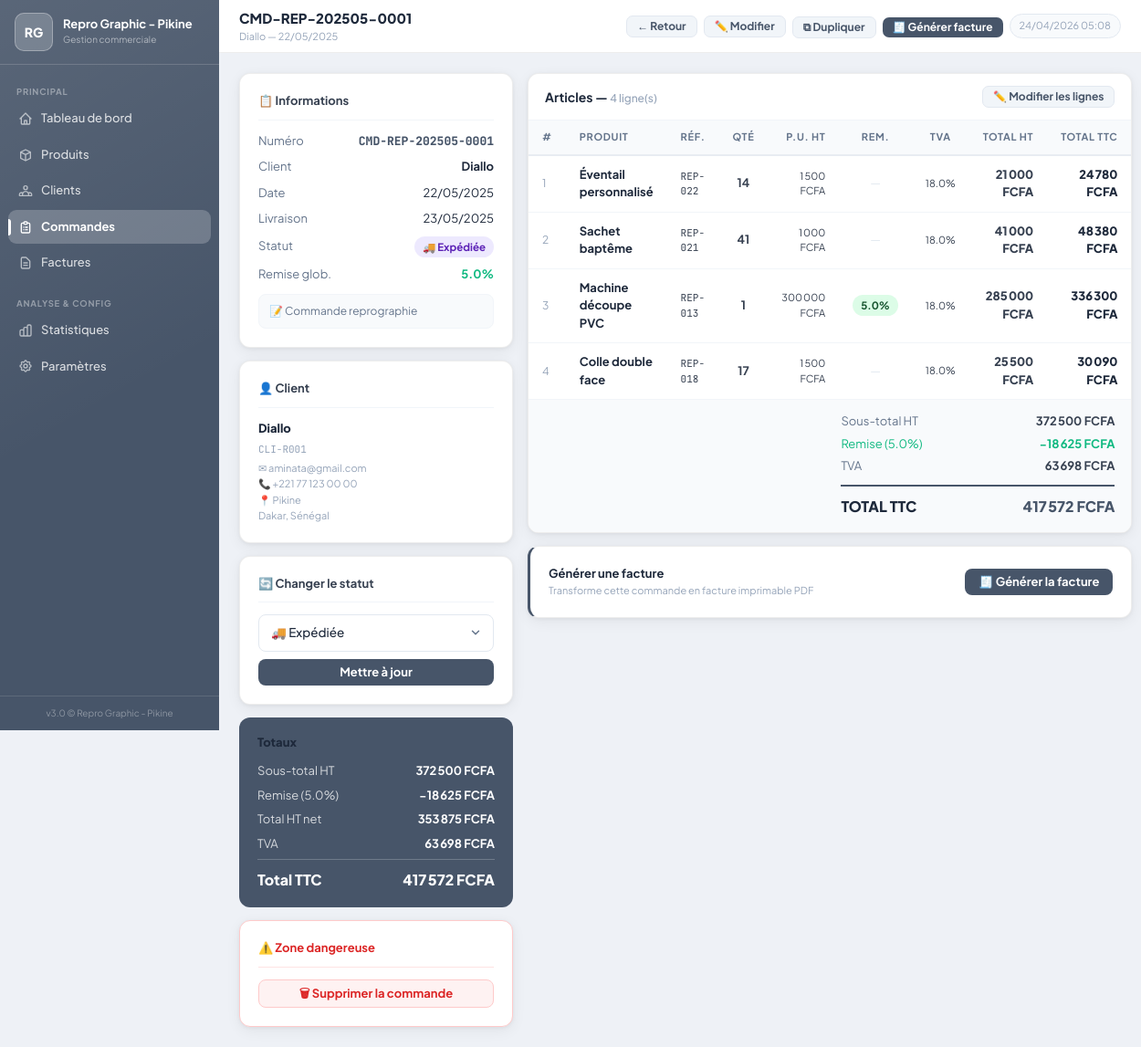
Screenshot of /commandes/1 with the database file from the repository.
### tables this page shows
CREATE TABLE parametres (
        cle TEXT PRIMARY KEY,
        valeur TEXT
    );

CREATE TABLE commandes (
        id INTEGER PRIMARY KEY AUTOINCREMENT,
        numero TEXT NOT NULL UNIQUE,
        client_id INTEGER NOT NULL REFERENCES clients(id),
        date_commande TEXT DEFAULT (datetime('now')),
        date_livraison TEXT,
        statut TEXT DEFAULT 'en_attente',
        remise_globale REAL DEFAULT 0,
        notes TEXT,
        created_at TEXT DEFAULT (datetime('now'))
    );

CREATE TABLE clients (
        id INTEGER PRIMARY KEY AUTOINCREMENT,
        code TEXT NOT NULL UNIQUE,
        nom TEXT NOT NULL,
        prenom TEXT,
        email TEXT,
        telephone TEXT,
        adresse TEXT,
        ville TEXT,
        pays TEXT DEFAULT 'Sénégal',
        type_client TEXT DEFAULT 'particulier',
        remise REAL DEFAULT 0,
        actif INTEGER DEFAULT 1,
        created_at TEXT DEFAULT (datetime('now'))
    );

CREATE TABLE lignes_commande (
        id INTEGER PRIMARY KEY AUTOINCREMENT,
        commande_id INTEGER NOT NULL REFERENCES commandes(id) ON DELETE CASCADE,
        produit_id INTEGER NOT NULL REFERENCES produits(id),
        quantite INTEGER NOT NULL DEFAULT 1,
        prix_unitaire REAL NOT NULL,
        remise REAL DEFAULT 0,
        tva REAL DEFAULT 18
    );

CREATE TABLE produits (
        id INTEGER PRIMARY KEY AUTOINCREMENT,
        reference TEXT NOT NULL UNIQUE,
        nom TEXT NOT NULL,
        description TEXT,
        categorie_id INTEGER REFERENCES categories(id),
        prix_achat REAL DEFAULT 0,
        prix_vente REAL NOT NULL,
        tva REAL DEFAULT 18,
        stock INTEGER DEFAULT 0,
        stock_min INTEGER DEFAULT 5,
        unite TEXT DEFAULT 'unité',
        actif INTEGER DEFAULT 1,
        created_at TEXT DEFAULT (datetime('now'))
    );

### app.py (the view)
@app.route('/commandes/<int:id>')
def voir_commande(id):
    db = get_db()
    commande = db.execute("""SELECT c.*, cl.nom as client_nom, cl.email as client_email, cl.telephone as client_tel,
               cl.adresse as client_adresse, cl.ville as client_ville, cl.pays as client_pays, cl.code as client_code
        FROM commandes c JOIN clients cl ON cl.id=c.client_id WHERE c.id=?""", (id,)).fetchone()
    if not commande: flash('Commande introuvable.','danger'); return redirect(url_for('commandes'))
    totaux  = commande_totaux(id)
    facture = db.execute("SELECT * FROM factures WHERE commande_id=?", (id,)).fetchone()
    return render_template('commande_detail.html', commande=commande, totaux=totaux,
                           facture=facture, params=get_all_params())

### templates/commande_detail.html (shortened to what this page needs)
{% extends 'base.html' %}
{% block page_title %}{{ commande.numero }}{% endblock %}
{% block page_subtitle %}{{ commande.client_nom }} — {{ commande.date_commande | fmt_date }}{% endblock %}
{% block header_actions %}
  <a href="/commandes" class="btn btn-s btn-sm">← Retour</a>
  {% if commande.statut not in ('livree','annulee') %}
    <a href="/commandes/{{ commande.id }}/modifier" class="btn btn-s btn-sm">✏️ Modifier</a>
  {% endif %}
  <form method="post" action="/commandes/{{ commande.id }}/dupliquer" style="display:inline">
    <button class="btn btn-s btn-sm" title="Dupliquer cette commande">⧉ Dupliquer</button>
  </form>
  {% if not facture %}
    <form method="post" action="/factures/generer/{{ commande.id }}" style="display:inline">
      <button class="btn btn-p btn-sm">🧾 Générer facture</button>
    </form>
  {% else %}
    <a href="/factures/{{ facture.id }}" class="btn btn-p btn-sm">🧾 Voir facture</a>
  {% endif %}
{% endblock %}
{% block content %}
{% set devise = params.get('devise','FCFA') %}
<div style="display:grid;grid-template-columns:300px 1fr;gap:16px;align-items:start" class="mob-stack">
  <div style="display:flex;flex-direction:column;gap:14px">
    <div class="card">
      <div class="sect-t">📋 Informations</div>
      <dl style="font-size:13px;display:flex;flex-direction:column;gap:9px">
        <div style="display:flex;justify-content:space-between;align-items:center">
          <dt style="color:#64748b">Numéro</dt>
          <dd class="mono tp" style="font-weight:750">{{ commande.numero }}</dd>
        </div>
        <div style="display:flex;justify-content:space-between;align-items:center">
          <dt style="color:#64748b">Client</dt>
          <dd style="font-weight:700;color:#1e293b">{{ commande.client_nom }}</dd>
        </div>
        <div style="display:flex;justify-content:space-between">
          <dt style="color:#64748b">Date</dt><dd>{{ commande.date_commande | fmt_date }}</dd>
        </div>
        <div style="display:flex;justify-content:space-between">
          <dt style="color:#64748b">Livraison</dt>
          <dd>{{ commande.date_livraison | fmt_date or '—' }}</dd>
        </div>
        <div style="display:flex;justify-content:space-between;align-items:center">
          <dt style="color:#64748b">Statut</dt>
          <dd>{{ commande.statut | statut_badge | safe }}</dd>
        </div>
        {% if commande.remise_globale > 0 %}
        <div style="display:flex;justify-content:space-between">
          <dt style="color:#64748b">Remise glob.</dt>
          <dd style="color:#10b981;font-weight:700">{{ commande.remise_globale }}%</dd>
        </div>
        {% endif %}
      </dl>
      {% if commande.notes %}
      <div style="margin-top:12px;padding:9px 11px;background:#f8fafc;border-radius:8px;font-size:12px;color:#64748b;border:1px solid #f1f5f9">
        📝 {{ commande.notes }}
      </div>
      {% endif %}
    </div>
    <div class="card">
      <div class="sect-t">👤 Client</div>
      <div style="font-size:13px">
        <div style="font-weight:750;color:#1e293b;margin-bottom:5px">{{ commande.client_nom }}</div>
        <div class="mono sub-t" style="margin-bottom:4px">{{ commande.client_code }}</div>
        {% if commande.client_email %}<div class="sub-t">✉ {{ commande.client_email }}</div>{% endif %}
        {% if commande.client_tel %}<div class="sub-t">📞 {{ commande.client_tel }}</div>{% endif %}
        {% if commande.client_adresse %}<div class="sub-t">📍 {{ commande.client_adresse }}</div>{% endif %}
        {% if commande.client_ville %}
        <div class="sub-t">{{ commande.client_ville }}{% if commande.client_pays %}, {{ commande.client_pays }}{% endif %}</div>
        {% endif %}
      </div>
    </div>
    {% if commande.statut not in ('livree','annulee') %}
    <div class="card">
      <div class="sect-t">🔄 Changer le statut</div>
      <form method="post" action="/commandes/{{ commande.id }}/statut" style="display:flex;flex-direction:column;gap:8px">
        <select name="statut" class="finput">
          {% for sv,sl in [('en_attente','⏳ En attente'),('confirmee','✓ Confirmée'),('expediee','🚚 Expédiée'),('livree','✅ Livrée'),('annulee','✗ Annulée')] %}
          <option value="{{ sv }}" {% if commande.statut==sv %}selected{% endif %}>{{ sl }}</option>
          {% endfor %}
        </select>
        <button type="submit" class="btn btn-p btn-blk">Mettre à jour</button>
      </form>
    </div>
    {% endif %}
    <div class="sumbox">
      <div style="font-size:13px;font-weight:750;margin-bottom:12px">Totaux</div>
      <div class="sr"><span>Sous-total HT</span><span class="sv">{{ totaux.ht | fmt_currency(devise) }}</span></div>
      {% if totaux.remise_globale > 0 %}
      <div class="sr"><span>Remise ({{ totaux.remise_globale }}%)</span>
        <span class="sv">−{{ totaux.remise_montant | fmt_currency(devise) }}</span></div>
      {% endif %}
      <div class="sr"><span>Total HT net</span><span class="sv">{{ totaux.ht_net | fmt_currency(devise) }}</span></div>
      <div class="sr"><span>TVA</span><span class="sv">{{ totaux.tva | fmt_currency(devise) }}</span></div>
      <div class="st"><span>Total TTC</span><span>{{ totaux.ttc | fmt_currency(devise) }}</span></div>
    </div>
    <div class="card" style="border-color:#fecaca">
      <div class="sect-t" style="color:#dc2626;border-color:#fee2e2">⚠️ Zone dangereuse</div>
      <form method="post" action="/commandes/{{ commande.id }}/supprimer"
            onsubmit="return confirm('Supprimer définitivement la commande {{ commande.numero }} ? Le stock sera restauré.')">
        <button class="btn btn-del btn-blk">🗑 Supprimer la commande</button>
      </form>
    </div>
  </div>
  <div style="display:flex;flex-direction:column;gap:14px">
    <div class="card" style="padding:0;overflow:hidden">
      <div style="padding:13px 18px;border-bottom:1px solid #f1f5f9;display:flex;align-items:center;justify-content:space-between">
        <span style="font-size:14px;font-weight:700;color:#1e293b">
          Articles —
          <span style="font-size:12px;color:#94a3b8;font-weight:500">{{ totaux.lignes | length }} ligne(s)</span>
        </span>
        {% if commande.statut not in ('livree','annulee') %}
        <a href="/commandes/{{ commande.id }}/modifier" class="btn btn-s btn-sm">
          ✏️ Modifier les lignes
        </a>
        {% endif %}
      </div>
      <div class="twrap">
        <table class="dtable">
          <thead><tr>
            <th>#</th>
            <th>Produit</th>
            <th class="mob-hide">Réf.</th>
            <th class="tc">Qté</th>
            <th class="tr">P.U. HT</th>
            <th class="tc mob-hide">Rem.</th>
            <th class="tc mob-hide">TVA</th>
            <th class="tr">Total HT</th>
            <th class="tr mob-hide">Total TTC</th>
          </tr></thead>
          <tbody>
          {% for l in totaux.lignes %}
          {% set ht_l  = l.quantite * l.prix_unitaire * (1 - l.remise/100) %}
          {% set ttc_l = ht_l * (1 + l.tva/100) %}
          <tr>
            <td style="color:#94a3b8;font-size:12px">{{ loop.index }}</td>
            <td>
              <div style="font-weight:650;color:#1e293b">{{ l.produit_nom }}</div>
            </td>
            <td class="mono sub-t mob-hide" style="font-size:11px">{{ l.produit_ref }}</td>
            <td class="tc" style="font-weight:700">{{ l.quantite }}</td>
            <td class="tr sub-t">{{ l.prix_unitaire | fmt_currency(devise) }}</td>
            <td class="tc mob-hide">
              {% if l.remise > 0 %}<span class="badge bg-g">{{ l.remise }}%</span>{% else %}<span style="color:#e2e8f0">—</span>{% endif %}
            </td>
            <td class="tc mob-hide sub-t">{{ l.tva }}%</td>
            <td class="tr" style="font-weight:750">{{ ht_l | fmt_currency(devise) }}</td>
            <td class="tr mob-hide" style="font-weight:750;color:#1e293b">{{ ttc_l | fmt_currency(devise) }}</td>
          </tr>
          {% endfor %}
          </tbody>
        </table>
      </div>
      <div style="padding:14px 18px 16px;background:#f8fafc;border-top:1px solid #f1f5f9">
        <div style="margin-left:auto;max-width:300px;font-size:13px">
          <div style="display:flex;justify-content:space-between;color:#64748b;margin-bottom:5px">
            <span>Sous-total HT</span><span style="font-weight:650;color:#374151">{{ totaux.ht | fmt_currency(devise) }}</span>
          </div>
          {% if totaux.remise_globale > 0 %}
          <div style="display:flex;justify-content:space-between;color:#10b981;margin-bottom:5px">
            <span>Remise ({{ totaux.remise_globale }}%)</span>
            <span style="font-weight:650">−{{ totaux.remise_montant | fmt_currency(devise) }}</span>
          </div>
          {% endif %}
          <div style="display:flex;justify-content:space-between;color:#64748b;margin-bottom:10px">
            <span>TVA</span><span style="font-weight:650;color:#374151">{{ totaux.tva | fmt_currency(devise) }}</span>
          </div>
          <div style="display:flex;justify-content:space-between;font-size:16px;font-weight:800;padding-top:10px;border-top:2px solid var(--p)">
            <span>TOTAL TTC</span>
            <span style="color:var(--p)">{{ totaux.ttc | fmt_currency(devise) }}</span>
          </div>
        </div>
      </div>
    </div>
    {% if not facture %}
    <div class="card" style="border-left:3px solid var(--p)">
      <div style="display:flex;align-items:center;justify-content:space-between;flex-wrap:wrap;gap:10px">
        <div>
          <div style="font-size:13px;font-weight:700;color:#1e293b">Générer une facture</div>
          <div class="sub-t">Transforme cette commande en facture imprimable PDF</div>
        </div>
        <form method="post" action="/factures/generer/{{ commande.id }}">
          <button class="btn btn-p">🧾 Générer la facture</button>
        </form>
      </div>
    </div>
    {% endif %}
  </div>
</div>
{% endblock %}

### templates/base.html (shortened to what this page needs)
<!DOCTYPE html>
<html lang="fr">
<head>
<script src="https://cdn.tailwindcss.com"></script>
</head>
<body>
<aside class="sb" id="sb">
  <div class="sb-brand">
    <div class="sb-logo">
      {% if logo_url %}
        <img src="{{ logo_url }}" alt="Logo">
      {% else %}
        {{ params.get('logo_text','MB') }}
      {% endif %}
    </div>
    <div style="overflow:hidden">
      <div class="sb-name">{{ params.get('boutique_nom','Ma Boutique') }}</div>
      <div class="sb-sub">Gestion commerciale</div>
    </div>
  </div>
  <nav class="sb-nav">
    <div class="nav-sep">Principal</div>
    <a href="/" class="nl {% if request.path=='/' %}on{% endif %}">
      <svg class="w-4 h-4" fill="none" stroke="currentColor" viewBox="0 0 24 24" stroke-width="2"><path stroke-linecap="round" stroke-linejoin="round" d="M3 12l2-2m0 0l7-7 7 7M5 10v10a1 1 0 001 1h3m10-11l2 2m-2-2v10a1 1 0 01-1 1h-3m-6 0a1 1 0 001-1v-4a1 1 0 011-1h2a1 1 0 011 1v4a1 1 0 001 1m-6 0h6"/></svg>
      Tableau de bord
    </a>
    <a href="/produits" class="nl {% if '/produits' in request.path %}on{% endif %}">
      <svg class="w-4 h-4" fill="none" stroke="currentColor" viewBox="0 0 24 24" stroke-width="2"><path stroke-linecap="round" stroke-linejoin="round" d="M20 7l-8-4-8 4m16 0l-8 4m8-4v10l-8 4m0-10L4 7m8 4v10M4 7v10l8 4"/></svg>
      Produits
    </a>
    <a href="/clients" class="nl {% if '/clients' in request.path %}on{% endif %}">
      Clients
    </a>
    <a href="/commandes" class="nl {% if '/commandes' in request.path %}on{% endif %}">
      <svg class="w-4 h-4" fill="none" stroke="currentColor" viewBox="0 0 24 24" stroke-width="2"><path stroke-linecap="round" stroke-linejoin="round" d="M9 5H7a2 2 0 00-2 2v12a2 2 0 002 2h10a2 2 0 002-2V7a2 2 0 00-2-2h-2M9 5a2 2 0 002 2h2a2 2 0 002-2M9 5a2 2 0 012-2h2a2 2 0 012 2m-3 7h3m-3 4h3m-6-4h.01M9 16h.01"/></svg>
      Commandes
    </a>
    <a href="/factures" class="nl {% if '/factures' in request.path %}on{% endif %}">
      <svg class="w-4 h-4" fill="none" stroke="currentColor" viewBox="0 0 24 24" stroke-width="2"><path stroke-linecap="round" stroke-linejoin="round" d="M9 12h6m-6 4h6m2 5H7a2 2 0 01-2-2V5a2 2 0 012-2h5.586a1 1 0 01.707.293l5.414 5.414a1 1 0 01.293.707V19a2 2 0 01-2 2z"/></svg>
      Factures
    </a>
    <div class="nav-sep" style="margin-top:6px">Analyse &amp; Config</div>
    <a href="/statistiques" class="nl {% if '/statistiques' in request.path %}on{% endif %}">
      Statistiques
    </a>
    <a href="/parametres" class="nl {% if '/parametres' in request.path %}on{% endif %}">
      Paramètres
    </a>
  </nav>
  <div class="sb-foot">v3.0 &copy; {{ params.get('boutique_nom','') }}</div>
</aside>
<div class="mw" id="mw">
  <header class="tb">
    <div class="tb-left">
      <div style="overflow:hidden">
        <div class="tb-title">{% block page_title %}{% endblock %}</div>
        <div class="tb-sub">{% block page_subtitle %}{% endblock %}</div>
      </div>
    </div>
    <div class="tb-right">
      {% block header_actions %}{% endblock %}
      <span class="tb-clock">{{ now }}</span>
    </div>
  </header>
  <main class="pc">{% block content %}{% endblock %}</main>
</div>
</body>
</html>

### rows the page displays
parametres: get "RG"
parametres: get "Repro Graphic - Pikine"
commandes: numero "CMD-REP-202505-0001", date_commande|fmt_date "22/05/2025", date_livraison|fmt_date "23/05/2025", statut|statut_badge "🚚 Expédiée", remise_globale "5.0", notes "Commande reprographie", statut "🚚 Expédiée"
clients: client_nom "Diallo", client_code "CLI-R001", client_email "aminata@gmail.com", client_tel "+221 77 123 00 00", client_adresse "Pikine", client_ville "Dakar", client_pays "Sénégal"
parametres: ht|fmt_currency "372 500 FCFA", remise_montant|fmt_currency "18 625 FCFA", ht_net|fmt_currency "353 875 FCFA", tva|fmt_currency "63 698 FCFA", ttc|fmt_currency "417 572 FCFA", valeur "21 000 FCFA", valeur "24 780 FCFA", valeur "41 000 FCFA", valeur "48 380 FCFA", valeur "285 000 FCFA", valeur "336 300 FCFA", valeur "25 500 FCFA", valeur "30 090 FCFA"
lignes_commande: produit_nom "Éventail personnalisé", produit_ref "REP-022", quantite "14", prix_unitaire|fmt_currency "1 500 FCFA", tva "18.0"
lignes_commande: produit_nom "Sachet baptême", produit_ref "REP-021", quantite "41", prix_unitaire|fmt_currency "1 000 FCFA", tva "18.0"
lignes_commande: produit_nom "Machine découpe PVC", produit_ref "REP-013", quantite "1", prix_unitaire|fmt_currency "300 000 FCFA", remise "5.0", tva "18.0"
lignes_commande: produit_nom "Colle double face", produit_ref "REP-018", quantite "17", prix_unitaire|fmt_currency "1 500 FCFA", tva "18.0"

### other values shown
{{ totaux.lignes | length }} "4"
